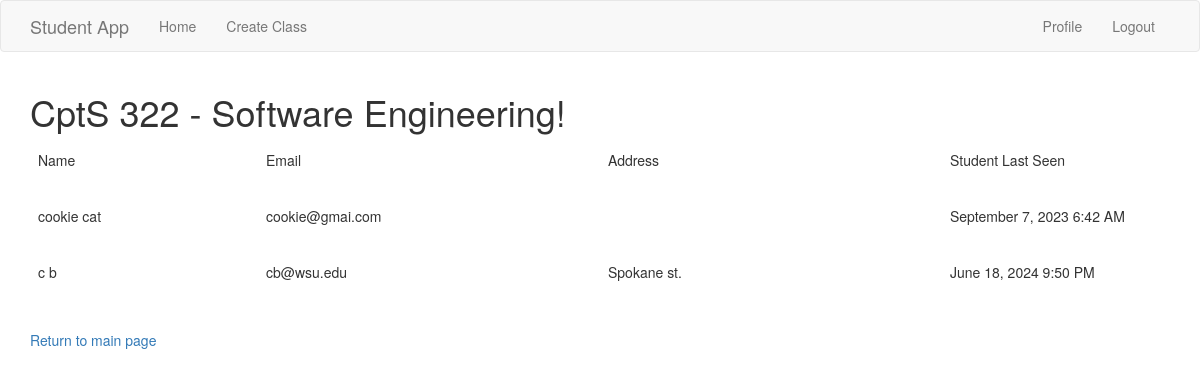
The app's page /roster/1 (signed in) with its own data.
### app/Model/models.py (models this page shows, shortened)
class Class(db.Model):
    id = db.Column(db.Integer, primary_key=True)
    coursenum = db.Column(db.String(3))
    title = db.Column(db.String(150))
    major = db.Column(db.String(20), db.ForeignKey('major.name'))
    roster = db.relationship('Enrolled', back_populates="classenrolled")

class Student(UserMixin, db.Model):
    id = db.Column(db.Integer, primary_key = True)
    username = db.Column(db.String(64), unique = True, index = True)
    password_hash = db.Column(db.String(128))
    firstname = db.Column(db.String(100))
    lastname = db.Column(db.String(100))
    address = db.Column(db.String(200))
    email = db.Column(db.String(120), unique = True, index = True)
    last_seen = db.Column(db.DateTime, default = datetime.utcnow)
    classes = db.relationship('Enrolled', back_populates = 'studentenrolled')
    majorsofstudent = db.relationship('StudentMajor', back_populates='_student')

### app/Controller/routes.py (the view)
@routes_blueprint.route('/roster/<classid>', methods=['GET'])
@login_required
def roster(classid):
    theclass = Class.query.filter_by(id = classid).first()
    return render_template('roster.html', title='Class Roster',current_class = theclass)

### app/Model/models.py (called while the page is built)
@login.user_loader
def load_user(id):
    return Student.query.get(int(id))

### studentApp.py (called while the page is built, shortened)
@app.before_request
def initDB(*args, **kwargs):
    if app.got_first_request:
        db.create_all()

@app.before_request
def before_request():
    if current_user.is_authenticated:
        current_user.last_seen = datetime.utcnow()
        db.session.add(current_user)
        db.session.commit()

### app/View/templates/roster.html
{% extends "base.html" %}
{% block app_content %}
<h1> {{current_class.major}} {{current_class.coursenum}} - {{current_class.title}}!</h1>
<table class="table table-hover">
    <thead>
    <tr valign = "bottom">
            <td width="20%"> Name</td>
            <td width="30%"> Email</td>
            <td width="30%"> Address</td>
            <td width="20%"> Student Last Seen</td>
    </tr>
</thead>
</table>
{% for enrollment in current_class.roster%}
        {% set student = enrollment.studentenrolled %}
        {% include '_student.html' %}
{% endfor %}
<br/>
<a href="{{url_for('routes.index')}}" class="button">Return to main page</a>
{% endblock %}

### app/View/templates/_student.html
<table class="table table-hover">
    <thead>
    <tr valign = "middle">
            <td width="20%"> {{student.firstname}} {{student.lastname}} </td>
            <td width="30%"> {{student.email}} </td>
            <td width="30%"> {{student.address}} </td>
            <td width="20%"> {{moment(student.last_seen).format('LLL') }} </td>
    </tr>
    </thead>
</table>

### records on screen
Class: major "CptS", coursenum "322", title "Software Engineering"
Student: firstname "cookie", lastname "cat", email "cookie@gmai.com", last_seen "September 7, 2023 6:42 AM"
Student: firstname "c", lastname "b", email "cb@wsu.edu", address "Spokane st.", last_seen "June 18, 2024 9:50 PM"
